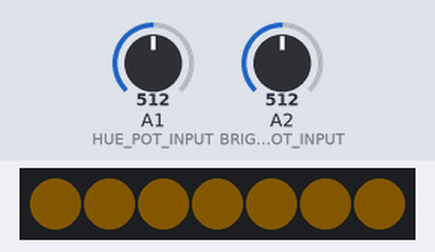
This sketch was run on a simulated Arduino Uno, built with avr-gcc and run on an emulated ATmega328P. Shown: 7 RGB LEDs in strip order, left to right. Inputs (shaded band) come from the test bench; at power-on: A1 (HUE_POT_INPUT) = 512, A2 (BRIGHTNESS_POT_INPUT) = 512. Dim RGB values are drawn brighter than linear.

Above: at 1.2 s.
1.3 s: A1 (HUE_POT_INPUT) set to 542
2.8 s: A1 (HUE_POT_INPUT) set to 572
At 4.0 s:
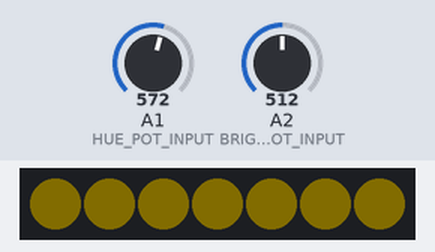
4.3 s: A2 (BRIGHTNESS_POT_INPUT) set to 0
At 4.9 s:
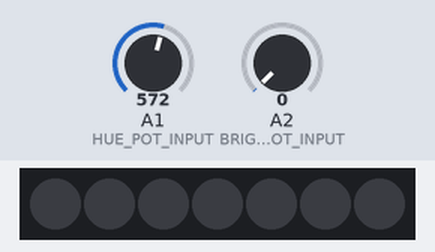
5.8 s: A2 (BRIGHTNESS_POT_INPUT) set to 122
At 6.3 s:
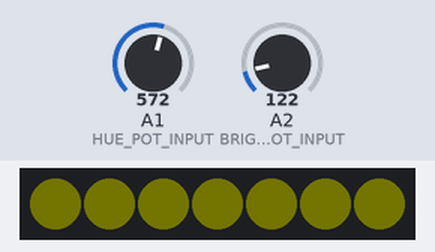
7.3 s: A1 (HUE_POT_INPUT) set to 530
8.8 s: A1 (HUE_POT_INPUT) set to 499
At 9.7 s:
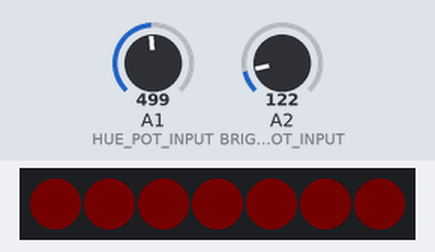
Timing chart, 0 to 11.3 s (numbered marks = the images above; inputs shaded):
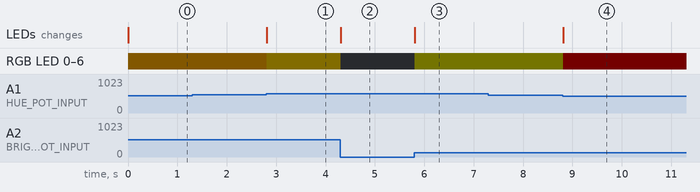

Measured:
- the behaviour switches between 513 and 512 on A1 (HUE_POT_INPUT) (found by bisection; images 3 and 4)
- after the input at 1.3 s, every drawn part: stays the same
- after the input at 2.8 s, RGB LED 0–6: RGB(6, 4, 0) → RGB(6, 5, 0) at once; the LEDs: change at once (image 1)
- after the input at 4.3 s, RGB LED 0–6: RGB(6, 5, 0) → off at once; the LEDs: change at once (image 2)
- after the input at 5.8 s, RGB LED 0–6: off → RGB(1, 1, 0) at once; the LEDs: change at once (image 3)
- after the input at 7.3 s, every drawn part: stays the same
- after the input at 8.8 s, RGB LED 0–6: RGB(1, 1, 0) → RGB(1, 0, 0) at once; the LEDs: change at once (image 4)

The sketch:

HueBrightnessPotTest.ino
```cpp
/**
 * Sets hue and brightness of NeoPixel strip based on potentiometer values
 *
 * See the NeoPixel library:
 * https://learn.adafruit.com/adafruit-neopixel-uberguide/arduino-library-use
 *
 * By Jon E. Froehlich
 * @jonfroehlich
 * http://makeabilitylab.io
 *
 */

#include <Adafruit_NeoPixel.h>

const int NUM_NEOPIXELS = 7;
const int NEOPIXEL_PIN_OUTPUT = A0;
const int HUE_POT_INPUT = A1;
const int BRIGHTNESS_POT_INPUT = A2;
const unsigned int MAX_ANALOG_INPUT = 4095; // change to 1023 for 10-bit ADCs like Uno, Leonardo, etc.
const unsigned long MAX_HUE_VALUE = 65535; // Hue is a 16-bit number
const unsigned int MAX_BRIGHTNESS_VALUE = 255;

// Argument 1 = Number of pixels in NeoPixel strip
// Argument 2 = Arduino pin number (most are valid)
// Argument 3 = Pixel type flags, add together as needed:
//   NEO_KHZ800  800 KHz bitstream (most NeoPixel products w/WS2812 LEDs)
//   NEO_KHZ400  400 KHz (classic 'v1' (not v2) FLORA pixels, WS2811 drivers)
//   NEO_GRB     Pixels are wired for GRB bitstream (most NeoPixel products)
//   NEO_RGB     Pixels are wired for RGB bitstream (v1 FLORA pixels, not v2)
//   NEO_RGBW    Pixels are wired for RGBW bitstream (NeoPixel RGBW products)
Adafruit_NeoPixel _neopixel(NUM_NEOPIXELS, NEOPIXEL_PIN_OUTPUT, NEO_GRB + NEO_KHZ800);

void setup() {
  _neopixel.begin();           // Initialize NeoPixel strip object (REQUIRED)
  _neopixel.show();            // Turn OFF all pixels ASAP
  _neopixel.setBrightness(50); // Set brightness to about 1/5 (max = 255)
}

void loop() {
  // - Hue is expressed as a 16-bit number. Starting from 0 for red, this increments
  //   first toward yellow (around 65536/6, or 10922 give or take a bit), and on through
  //   green, cyan (at the halfway point of 32768), blue, magenta and back to red. In your
  //   own code, you can allow any hue-related variables to overflow or underflow and they’ll
  //   “wrap around” and do the correct and expected thing, it’s really nice
  //
  // - Saturation determines the intensity or purity of the color…this is an 8-bit number
  //   ranging from 0 (no saturation, just grayscale) to 255 (maximum saturation, pure hue).
  //   In the middle, you’ll start to get sort of pastel tones.
  //
  //  - Value determines the brightness of a color…it’s also an 8-bit number ranging from 0
  //   (black, regardless of hue or saturation) to 255 (maximum brightness)
  // https://learn.adafruit.com/adafruit-neopixel-uberguide/arduino-library-use#hsv-hue-saturation-value-colors-dot-dot-dot-3024464-41

  int potHueValue = analogRead(HUE_POT_INPUT);
  delay(1);
  int potBrightnessValue = analogRead(BRIGHTNESS_POT_INPUT);

  unsigned long hue = map(potHueValue, 0, MAX_ANALOG_INPUT, 0, MAX_HUE_VALUE);
  unsigned int saturation = 255;
  unsigned int brightness = map(potBrightnessValue, 0, MAX_ANALOG_INPUT, 0, MAX_BRIGHTNESS_VALUE);

  uint32_t rgbColor = _neopixel.ColorHSV(hue, saturation, brightness);
  _neopixel.fill(rgbColor, 0, NUM_NEOPIXELS);
  _neopixel.show();

  delay(10);
}
```
